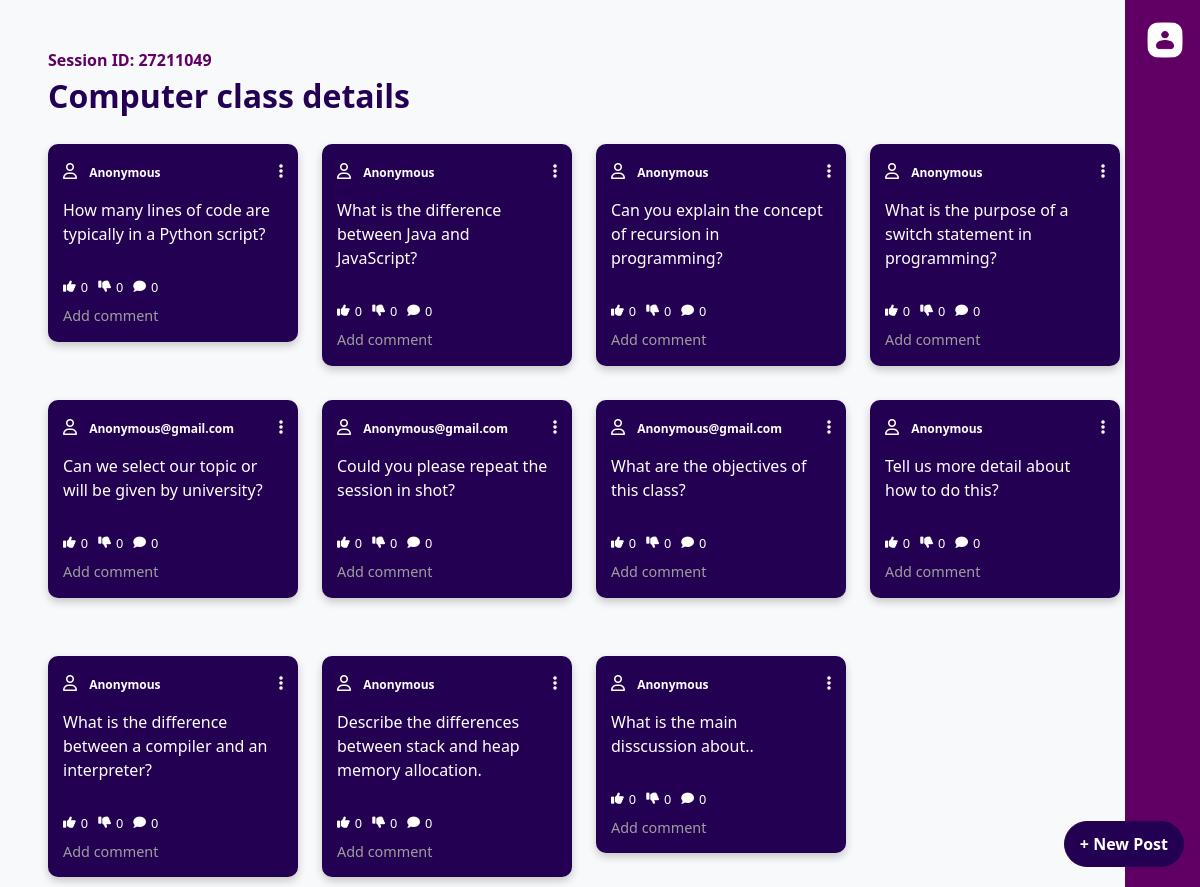
The page /session/27211049/Anonymous on the database as committed earlier.
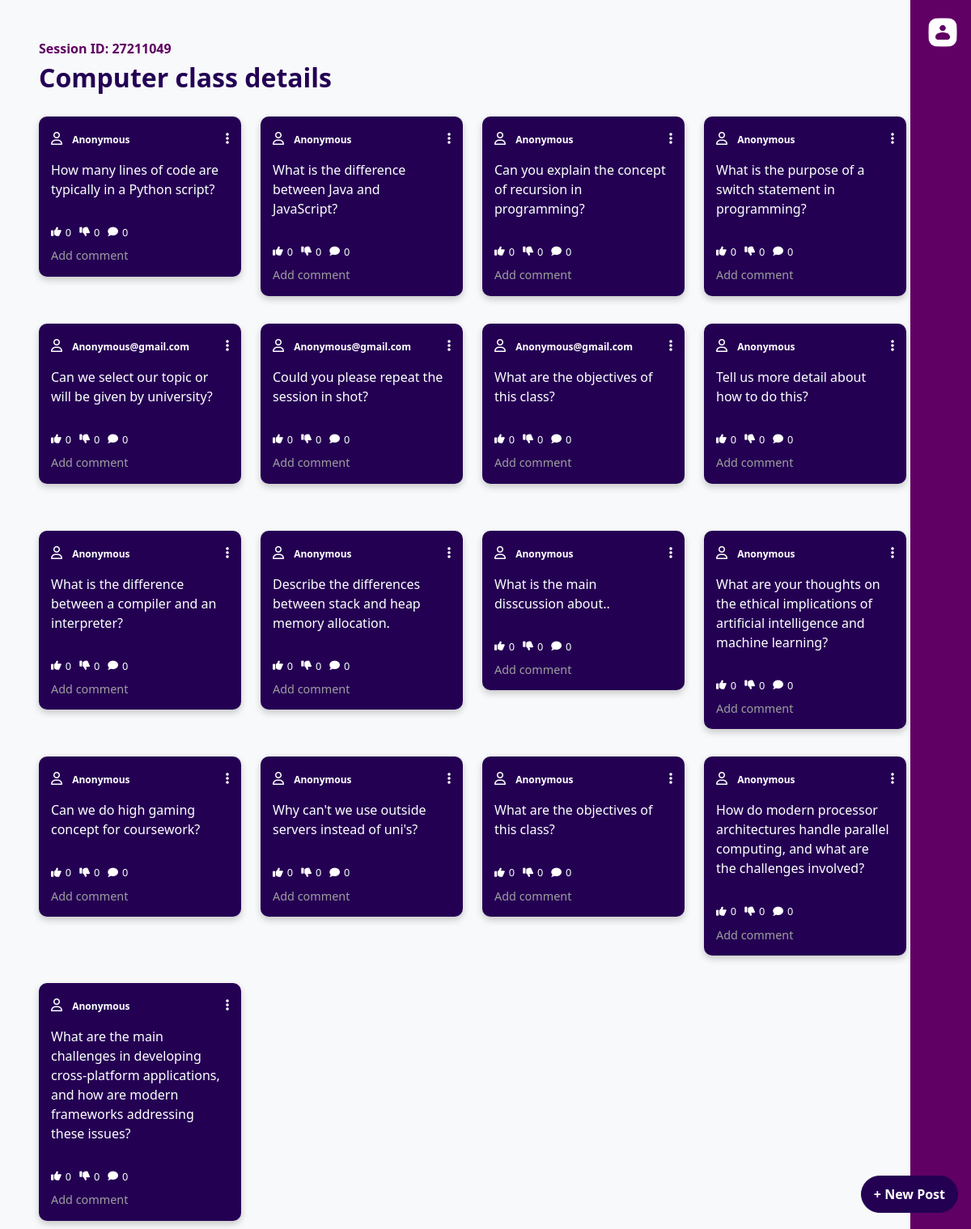
The same page on the database as committed later.
### website/models.py (models this page shows, shortened)
class Session(db.Model):
    id = db.Column(db.Integer, primary_key=True, autoincrement=True)  # Primary Key
    title = db.Column(db.String(80), nullable=False)
    session_id = db.Column(db.String(50), nullable=False, unique=True)  # Custom Session ID (String)
    user_email = db.Column(db.String(150), nullable=False)  # Email of the user who created the session
    questions = db.relationship('Question', backref='session', lazy=True)
    polls = db.relationship('Poll', backref='session', lazy=True)

class Question(db.Model):
    id = db.Column(db.Integer, primary_key=True, autoincrement=True)
    session_id = db.Column(db.Integer, db.ForeignKey('session.id'), nullable=False)  # ForeignKey to Session primary key
    question_text = db.Column(db.String(500), nullable=False)
    likes = db.Column(db.Integer, default=0)
    dislikes = db.Column(db.Integer, default=0)
    user_email = db.Column(db.String(150), nullable=True)  # Optional user email

### main.py (the view)
@app.route('/session/<int:session_id>/<string:user_email>', methods=['GET'])
def session_details(session_id, user_email):
    session_data = Session.query.filter_by(session_id=session_id).first_or_404()
    uploaded_files = session.get('uploaded_files', {}).get(session_id, [])
    questions = Question.query.filter_by(session_id=session_id).all()
    if session_data:
        title = session_data.title
        question_form = QuestionForm()
        return render_template('session_details.html', title=title, session_id=session_id, user=current_user, user_email=user_email,form=question_form, uploaded_files=uploaded_files, questions=questions)
    else:
        flash('Session not found.', 'danger')
        return redirect(url_for('join'))

### main.py (called while the page is built)
@app.before_request
def before_request():
    db.session.remove()
    db.session.bind = db.engine

@app.after_request
def after_request(response):
    db.session.remove()
    return response

### website/templates/session_details.html (shortened to what this page needs)
<!DOCTYPE html>
<html lang="en">
<head>
  <link href="https://cdn.jsdelivr.net/npm/bootstrap@5.3.3/dist/css/bootstrap.min.css" rel="stylesheet">
  <link rel="stylesheet" href="https://cdnjs.cloudflare.com/ajax/libs/font-awesome/6.0.0-beta3/css/all.min.css">
  <link rel="stylesheet" href="{{ url_for('static', filename='session_details.css') }}">
</head>
<body>
  <div class="sidebar">
    <div class="btn-group dropstart">
      {% if current_user.is_authenticated %}
        <a class="dropdown-toggle" href="#" id="userDropdown" data-bs-toggle="dropdown" aria-expanded="false">
          <img src="{{ url_for('static', filename='images/user.png') }}" alt="User Icon" style="height: 40px;">
        </a>
        <ul class="dropdown-menu dropdown-menu-end" aria-labelledby="userDropdown">
          <li><span class="dropdown-item-text"><strong>Name:</strong> {{ current_user.full_name }}</span></li>
          <li><span class="dropdown-item-text"><strong>Email:</strong> {{ current_user.email }}</span></li>
          <li><hr class="dropdown-divider"></li>
          <div class="HLbuttons">
            <li><a class="logout-button" id="logout" href="/">Home</a></li>
            <li><a class="logout-button" id="logout" href="/logout">Logout</a></li>
          </div>
        </ul>
      {% else %}
        <a class="dropdown-toggle" href="#" id="userDropdown" data-bs-toggle="dropdown" aria-expanded="false">
          <img src="{{ url_for('static', filename='images/user.png') }}" alt="User Icon" style="height: 40px;">
        </a>
      {% endif %}
    </div>
  </div>
  <div class="main-content-wrapper">
    <div class="content-container">
      <div class="session-id" style="color: #600064;"><b>Session ID: {{ session_id }}</b></div>
      <div class="title">{{ title }}</div>
      {% if not current_user.is_authenticated %}
      <div id="postsContainer" class="mt-4">
        {% for question in questions %}
          <div class="post-card">
            <div class="card-header">
              <div class="user-info">
                  <i class="fa-regular fa-user"></i>
                  <div class="name">
                    <p class="user-email">{{ question.user_email or 'Anonymous' }}</p>
                    <p class="question-text">{{ question.question_text }}</p>
                  </div>
              </div>
              <div class="post-options-container">
                  <i class="fas fa-ellipsis-v post-options-toggle"></i>
              </div>
          </div>
          <div class="card-actions">
              <div class="interaction-icons">
                  <div class="icon like-icon">
                      <i class="fas fa-thumbs-up"></i>{{ question.likes }}
                  </div>
                  <div class="icon dislike-icon">
                      <i class="fas fa-thumbs-down"></i>{{ question.dislikes }}
                  </div>
                  <div class="icon">
                      <i class="fas fa-comment"></i><span>0</span>
                  </div>
              </div>
              <div class="add-comment">Add comment</div>
          </div>
          </div>
        {% endfor %}
    </div>
        <a href="#" class="btn new-post-btn" data-bs-toggle="modal" data-bs-target="#newPostModal">+ New Post</a>
      {% else %}
        <div id="professorContainer" class="PContainer"></div>
        <a href="#" class="btn profbutton new-post" data-bs-toggle="modal" data-bs-target="#newFeatureModal">+ New Post</a>
      {% endif %}
    </div>
  </div>
</body>
</html>

### website/static/session_details.css (style rules this page uses)
body { font-family: "Segoe UI", Verdana, Helvetica, Arial, sans-serif; background-color: #f8f9fa; }
.content-container { display: flex; flex-direction: column; justify-content: start; max-width: 720px; margin-top: 3rem; margin-left: 3rem; }
.new-post-btn { position: fixed; bottom: 20px; right: 1rem; background-color: #240053; padding: 10px 15px; font-size: 1rem; border-radius: 9999px; border-color: #240053; transition: background-color 0.3s ease, box-shadow 0.3s ease; z-index: 1000; font-weight: bold; color: #fff; }
.title { font-size: 2rem; font-weight: bold; color: #230054; }
.sidebar { position: fixed; top: 0; right: 0; width: 75px; height: 100%; background-color: #600064; display: flex; align-items: center; justify-content: center; z-index: 999; }
.btn-group { position: absolute; top: 20px; right: 15px; z-index: 1000; }
a { color: #600064; text-decoration: underline; }
.post-card { background-color: #240053; color: #fff; border-radius: 10px; padding: 15px; margin-bottom: 10px; box-shadow: 0 4px 8px rgba(0, 0, 0, 0.2); max-width: 250px; display: flex; flex-direction: column; justify-content: space-between; height: fit-content; }
.post-card .card-header { display: flex; justify-content: space-between; align-items: center; }
.user-info { display: ruby; }
.name { display: ruby; }
.question-text { font-size: 1rem; font-weight: 500; }
p.user-email { font-weight: bold; font-size: 12px; }
.post-card .card-actions { display: grid; justify-content: space-between; align-items: center; margin-top: 1rem; }
.post-card .card-actions .interaction-icons { display: flex; align-items: center; font-size: 0.8rem; }
.post-card .card-actions .interaction-icons .icon { margin-right: 10px; display: flex; align-items: center; }
.post-card .card-actions .interaction-icons .icon i { margin-right: 5px; cursor: pointer; }
.post-card .card-actions .add-comment { color: #9e9e9e; font-size: 0.9rem; cursor: pointer; margin-top: 0.5rem; }
.fa-regular, .far { font-family: "Font Awesome 6 Free"; font-weight: 400; margin-right: .5rem; }
#postsContainer { display: grid; grid-template-columns: repeat(5, minmax(250px, 1fr)); gap: 1.5rem; scroll-behavior: smooth; }
.icon { cursor: pointer; transition: color 0.3s ease; }
.post-options-container { position: relative; display: inline-block; margin-bottom: auto; }
.post-options-toggle { cursor: pointer; }
.post-options-container { position: relative; display: inline-block; }
.main-content-wrapper { position: relative; width: calc(100% - 75px); height: 100vh; overflow-y: auto; padding-right: 20px; display: grid; grid-template-columns: repeat(1, 1fr); gap: 1.5rem; }

Rows that differ between the two databases and show on the page:
added Question: user_email "Anonymous", question_text "What are your thoughts on the ethical implications of artificial intelligence and machine learning?", likes "0", dislikes "0"
added Question: user_email "Anonymous", question_text "Can we do high gaming concept for coursework?", likes "0", dislikes "0"
added Question: user_email "Anonymous", question_text "Why can't we use outside servers instead of uni's?", likes "0", dislikes "0"
added Question: user_email "Anonymous", question_text "What are the objectives of this class?", likes "0", dislikes "0"
added Question: user_email "Anonymous", question_text "How do modern processor architectures handle parallel computing, and what are the challenges involved?", likes "0", dislikes "0"
added Question: user_email "Anonymous", question_text "What are the main challenges in developing cross-platform applications, and how are modern frameworks addressing these issues?", likes "0", dislikes "0"
